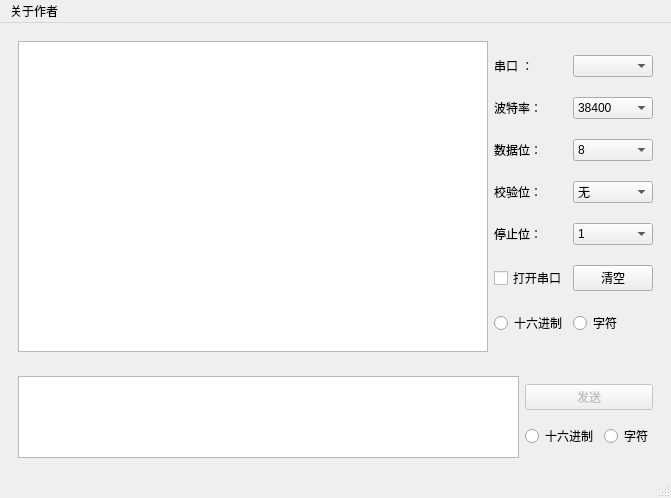
<?xml version="1.0" encoding="UTF-8"?>
<ui version="4.0">
 <class>MainWindow</class>
 <widget class="QMainWindow" name="MainWindow">
  <property name="geometry">
   <rect>
    <x>0</x>
    <y>0</y>
    <width>671</width>
    <height>498</height>
   </rect>
  </property>
  <property name="windowTitle">
   <string>串口通信软件</string>
  </property>
  <property name="windowIcon">
   <iconset resource="res.qrc">
    <normaloff>:/img/sanzona.jpg</normaloff>:/img/sanzona.jpg</iconset>
  </property>
  <widget class="QWidget" name="centralwidget">
   <layout class="QVBoxLayout" name="verticalLayout">
    <item>
     <widget class="QWidget" name="widget_8" native="true">
      <layout class="QHBoxLayout" name="horizontalLayout">
       <item>
        <widget class="QPlainTextEdit" name="recvData">
         <property name="readOnly">
          <bool>true</bool>
         </property>
        </widget>
       </item>
       <item>
        <layout class="QGridLayout" name="gridLayout">
         <item row="2" column="1">
          <widget class="QComboBox" name="dataBits">
           <property name="minimumSize">
            <size>
             <width>0</width>
             <height>20</height>
            </size>
           </property>
           <item>
            <property name="text">
             <string>8</string>
            </property>
           </item>
           <item>
            <property name="text">
             <string>7</string>
            </property>
           </item>
           <item>
            <property name="text">
             <string>6</string>
            </property>
           </item>
          </widget>
         </item>
         <item row="4" column="1">
          <widget class="QComboBox" name="stopBits">
           <property name="minimumSize">
            <size>
             <width>0</width>
             <height>20</height>
            </size>
           </property>
           <item>
            <property name="text">
             <string>1</string>
            </property>
           </item>
           <item>
            <property name="text">
             <string>2</string>
            </property>
           </item>
          </widget>
         </item>
         <item row="0" column="0">
          <widget class="QLabel" name="label">
           <property name="text">
            <string>串口 ：</string>
           </property>
          </widget>
         </item>
         <item row="5" column="0">
          <widget class="QCheckBox" name="openPort">
           <property name="text">
            <string>打开串口</string>
           </property>
          </widget>
         </item>
         <item row="0" column="1">
          <widget class="QComboBox" name="portName">
           <property name="minimumSize">
            <size>
             <width>0</width>
             <height>20</height>
            </size>
           </property>
          </widget>
         </item>
         <item row="3" column="1">
          <widget class="QComboBox" name="parityBits">
           <property name="minimumSize">
            <size>
             <width>0</width>
             <height>20</height>
            </size>
           </property>
           <item>
            <property name="text">
             <string>无</string>
            </property>
           </item>
           <item>
            <property name="text">
             <string>偶校验</string>
            </property>
           </item>
           <item>
            <property name="text">
             <string>奇校验</string>
            </property>
           </item>
          </widget>
         </item>
         <item row="1" column="0">
          <widget class="QLabel" name="label_3">
           <property name="text">
            <string>波特率：</string>
           </property>
          </widget>
         </item>
         <item row="1" column="1">
          <widget class="QComboBox" name="baudRate">
           <property name="minimumSize">
            <size>
             <width>0</width>
             <height>20</height>
            </size>
           </property>
           <item>
            <property name="text">
             <string>38400</string>
            </property>
           </item>
           <item>
            <property name="text">
             <string>28800</string>
            </property>
           </item>
           <item>
            <property name="text">
             <string>19200</string>
            </property>
           </item>
           <item>
            <property name="text">
             <string>9600</string>
            </property>
           </item>
           <item>
            <property name="text">
             <string>4800</string>
            </property>
           </item>
          </widget>
         </item>
         <item row="5" column="1">
          <widget class="QPushButton" name="btnClear">
           <property name="minimumSize">
            <size>
             <width>0</width>
             <height>20</height>
            </size>
           </property>
           <property name="text">
            <string>清空</string>
           </property>
          </widget>
         </item>
         <item row="4" column="0">
          <widget class="QLabel" name="label_4">
           <property name="text">
            <string>停止位：</string>
           </property>
          </widget>
         </item>
         <item row="2" column="0">
          <widget class="QLabel" name="label_2">
           <property name="text">
            <string>数据位：</string>
           </property>
          </widget>
         </item>
         <item row="3" column="0">
          <widget class="QLabel" name="label_5">
           <property name="text">
            <string>校验位：</string>
           </property>
          </widget>
         </item>
         <item row="6" column="0">
          <widget class="QRadioButton" name="hexRecv">
           <property name="text">
            <string>十六进制</string>
           </property>
          </widget>
         </item>
         <item row="6" column="1">
          <widget class="QRadioButton" name="charRecv">
           <property name="text">
            <string>字符</string>
           </property>
          </widget>
         </item>
        </layout>
       </item>
      </layout>
     </widget>
    </item>
    <item>
     <widget class="QWidget" name="widget_9" native="true">
      <property name="maximumSize">
       <size>
        <width>1000</width>
        <height>100</height>
       </size>
      </property>
      <layout class="QHBoxLayout" name="horizontalLayout_2">
       <item>
        <widget class="QTextEdit" name="message"/>
       </item>
       <item>
        <layout class="QGridLayout" name="gridLayout_2">
         <item row="1" column="0">
          <widget class="QRadioButton" name="hexSend">
           <property name="minimumSize">
            <size>
             <width>20</width>
             <height>20</height>
            </size>
           </property>
           <property name="text">
            <string>十六进制</string>
           </property>
          </widget>
         </item>
         <item row="1" column="1">
          <widget class="QRadioButton" name="charSend">
           <property name="minimumSize">
            <size>
             <width>20</width>
             <height>20</height>
            </size>
           </property>
           <property name="text">
            <string>字符</string>
           </property>
          </widget>
         </item>
         <item row="0" column="0" colspan="2">
          <widget class="QPushButton" name="btnSend">
           <property name="enabled">
            <bool>false</bool>
           </property>
           <property name="minimumSize">
            <size>
             <width>0</width>
             <height>25</height>
            </size>
           </property>
           <property name="text">
            <string>发送</string>
           </property>
          </widget>
         </item>
        </layout>
       </item>
      </layout>
     </widget>
    </item>
   </layout>
  </widget>
  <widget class="QStatusBar" name="statusbar"/>
  <widget class="QMenuBar" name="menubar">
   <property name="geometry">
    <rect>
     <x>0</x>
     <y>0</y>
     <width>671</width>
     <height>23</height>
    </rect>
   </property>
   <widget class="QMenu" name="menuasdfasdf">
    <property name="title">
     <string>关于作者</string>
    </property>
    <addaction name="separator"/>
    <addaction name="github"/>
    <addaction name="readMe"/>
   </widget>
   <addaction name="menuasdfasdf"/>
  </widget>
  <action name="github">
   <property name="icon">
    <iconset resource="res.qrc">
     <normaloff>:/img/github.ico</normaloff>:/img/github.ico</iconset>
   </property>
   <property name="text">
    <string>github</string>
   </property>
  </action>
  <action name="readMe">
   <property name="icon">
    <iconset resource="res.qrc">
     <normaloff>:/img/help.ico</normaloff>:/img/help.ico</iconset>
   </property>
   <property name="text">
    <string>README</string>
   </property>
  </action>
 </widget>
 <resources>
  <include location="res.qrc"/>
 </resources>
 <connections/>
</ui>
